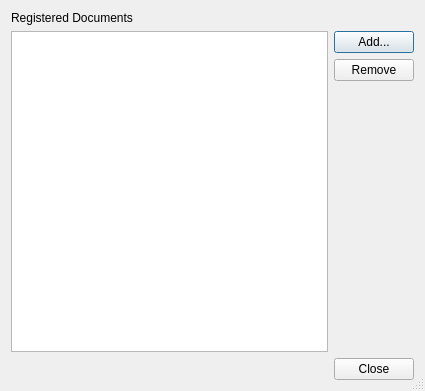
<?xml version="1.0" encoding="UTF-8"?>
<ui version="4.0">
 <class>QtHelpDocumentationDialog</class>
 <widget class="QDialog" name="QtHelpDocumentationDialog">
  <property name="geometry">
   <rect>
    <x>0</x>
    <y>0</y>
    <width>425</width>
    <height>391</height>
   </rect>
  </property>
  <property name="windowTitle">
   <string>Manage QtHelp Documentation Database</string>
  </property>
  <property name="sizeGripEnabled">
   <bool>true</bool>
  </property>
  <layout class="QVBoxLayout" name="verticalLayout">
   <item>
    <widget class="QLabel" name="label">
     <property name="text">
      <string>Registered Documents</string>
     </property>
    </widget>
   </item>
   <item>
    <layout class="QGridLayout" name="gridLayout">
     <item row="0" column="0" rowspan="3">
      <widget class="QListWidget" name="documentsList">
       <property name="toolTip">
        <string/>
       </property>
       <property name="selectionMode">
        <enum>QAbstractItemView::ExtendedSelection</enum>
       </property>
      </widget>
     </item>
     <item row="0" column="1">
      <widget class="QPushButton" name="addButton">
       <property name="toolTip">
        <string>Press to select QtHelp documents to add to the database</string>
       </property>
       <property name="text">
        <string>Add...</string>
       </property>
      </widget>
     </item>
     <item row="1" column="1">
      <widget class="QPushButton" name="removeButton">
       <property name="toolTip">
        <string>Press to remove the selected documents from the database</string>
       </property>
       <property name="text">
        <string>Remove</string>
       </property>
      </widget>
     </item>
     <item row="2" column="1">
      <spacer name="verticalSpacer">
       <property name="orientation">
        <enum>Qt::Vertical</enum>
       </property>
       <property name="sizeHint" stdset="0">
        <size>
         <width>20</width>
         <height>98</height>
        </size>
       </property>
      </spacer>
     </item>
    </layout>
   </item>
   <item>
    <widget class="QDialogButtonBox" name="buttonBox">
     <property name="orientation">
      <enum>Qt::Horizontal</enum>
     </property>
     <property name="standardButtons">
      <set>QDialogButtonBox::Close</set>
     </property>
    </widget>
   </item>
  </layout>
 </widget>
 <tabstops>
  <tabstop>documentsList</tabstop>
  <tabstop>addButton</tabstop>
  <tabstop>removeButton</tabstop>
  <tabstop>buttonBox</tabstop>
 </tabstops>
 <resources/>
 <connections>
  <connection>
   <sender>buttonBox</sender>
   <signal>accepted()</signal>
   <receiver>QtHelpDocumentationDialog</receiver>
   <slot>accept()</slot>
   <hints>
    <hint type="sourcelabel">
     <x>248</x>
     <y>254</y>
    </hint>
    <hint type="destinationlabel">
     <x>157</x>
     <y>274</y>
    </hint>
   </hints>
  </connection>
  <connection>
   <sender>buttonBox</sender>
   <signal>rejected()</signal>
   <receiver>QtHelpDocumentationDialog</receiver>
   <slot>reject()</slot>
   <hints>
    <hint type="sourcelabel">
     <x>316</x>
     <y>260</y>
    </hint>
    <hint type="destinationlabel">
     <x>286</x>
     <y>274</y>
    </hint>
   </hints>
  </connection>
 </connections>
</ui>
